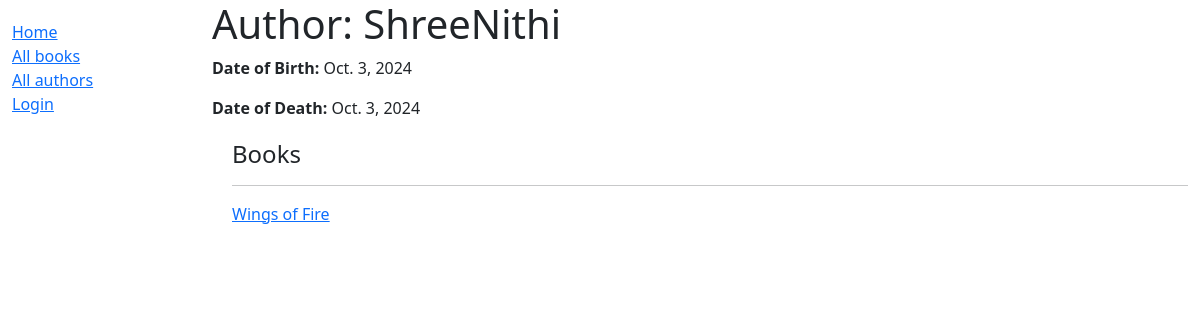
Before: /catlog/author/2 with the older database file.
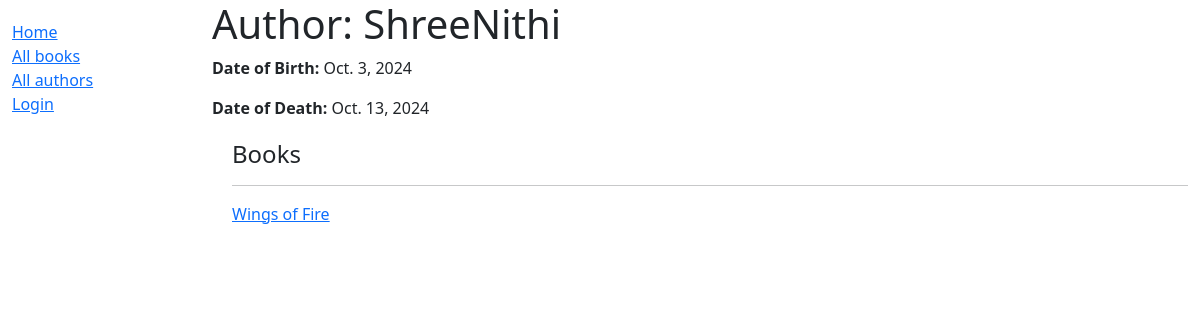
After: the same page with the newer database file.
### catlog/models.py (models this page shows, shortened)
class Author(models.Model):
    first_name = models.CharField(max_length=100)
    last_name = models.CharField(max_length=100)
    date_of_birth = models.DateField(null=True, blank=True)
    date_of_death = models.DateField('Died', null=True, blank=True)
    class Meta:
        ordering = ['first_name', 'last_name']

### catlog/views.py (the view)
# urls.py: path('author/<int:pk>', views.AuthorDetailView.as_view(), name='author-detail'),
class AuthorDetailView(generic.DetailView):
    model = Author
    template_name = 'catlog/author_detail.html'

### catlog/models.py (called while the page is built)
    def get_absolute_url(self):
        return reverse('book-detail', args=[str(self.id)])

### catlog/templates/catlog/author_detail.html (shortened to what this page needs)
{% extends "base_generic.html" %}
{% block content %}
  <h1>Author: {{ author.first_name }}{{ author.last_name }}</h1>
  <p><strong>Date of Birth:</strong> {{ author.date_of_birth }}</p>
  <p><strong>Date of Death:</strong> {{ author.date_of_death }}</p>
  <div style="margin-left:20px;margin-top:20px">
    <h4>Books</h4>
    {% if author.book_set.all.count > 0 %}
      {% for copy in author.book_set.all %}
        <hr />
        <a href = "{{ copy.get_absolute_url }}">{{ copy.title }}</a>
      {% endfor %}
    {% else %}
      <p>This author never witten books!!</p>
    {% endif %}
  </div>
{% endblock %}
{% block sidebar %}
  {{ block.super }}
{% endblock %}

Changed rows visible on the page:
changed Author: date_of_death "Oct. 3, 2024" → "Oct. 13, 2024"
